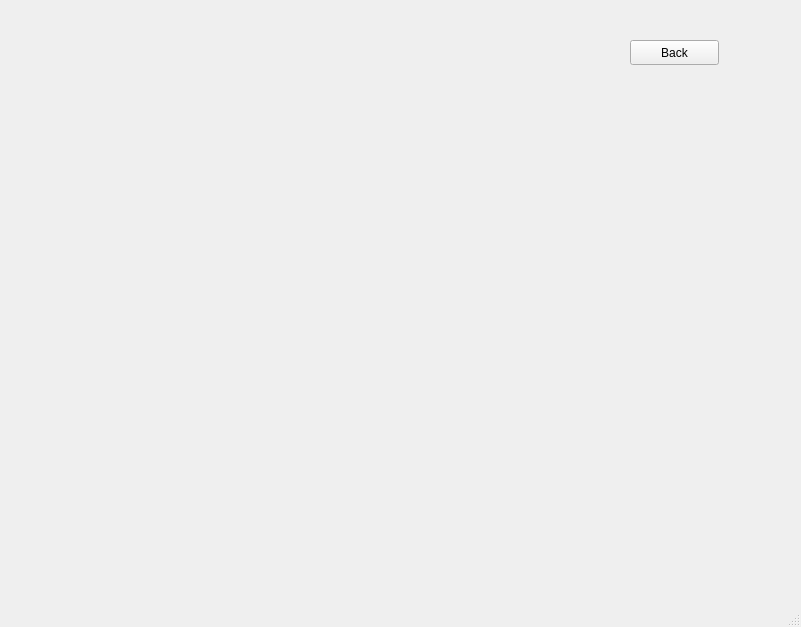
<?xml version="1.0" encoding="UTF-8"?>
<ui version="4.0">
 <class>ViewFaculty</class>
 <widget class="QMainWindow" name="ViewFaculty">
  <property name="geometry">
   <rect>
    <x>0</x>
    <y>0</y>
    <width>801</width>
    <height>627</height>
   </rect>
  </property>
  <property name="windowTitle">
   <string>MainWindow</string>
  </property>
  <widget class="QWidget" name="centralwidget">
   <widget class="QPushButton" name="viewFacultybBckButton">
    <property name="geometry">
     <rect>
      <x>630</x>
      <y>40</y>
      <width>89</width>
      <height>25</height>
     </rect>
    </property>
    <property name="text">
     <string>Back</string>
    </property>
   </widget>
  </widget>
  <widget class="QMenuBar" name="menubar">
   <property name="geometry">
    <rect>
     <x>0</x>
     <y>0</y>
     <width>801</width>
     <height>22</height>
    </rect>
   </property>
  </widget>
  <widget class="QStatusBar" name="statusbar"/>
 </widget>
 <resources/>
 <connections/>
</ui>
